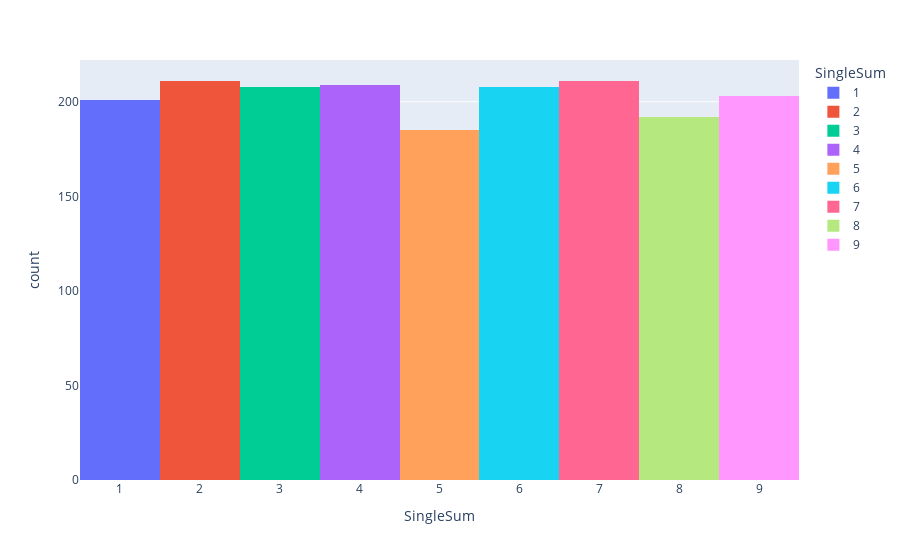

Notebook code for this chart:
### Code cell
px.histogram(
    data.sort_values("SingleSum"), 
    x="SingleSum",  
    color="SingleSum", 
    nbins=10           
)

### Figure 1 — Plotly figure (JSON) as saved in the notebook; plotly's stock layout.template omitted (floating-point values rounded to 4 significant figures; data arrays with more than 128 entries replaced by an {"elided": "..."} marker saying what was removed)
{"data": [{"alignmentgroup": "True", "bingroup": "x", "hovertemplate": "SingleSum=%{x}<br>count=%{y}<extra></extra>", "legendgroup": "1", "marker": {"color": "#636efa", "pattern": {"shape": ""}}, "name": "1", "nbinsx": 10, "offsetgroup": "1", "orientation": "v", "showlegend": true, "type": "histogram", "x": {"elided": "201 int values"}, "xaxis": "x", "yaxis": "y"}, {"alignmentgroup": "True", "bingroup": "x", "hovertemplate": "SingleSum=%{x}<br>count=%{y}<extra></extra>", "legendgroup": "2", "marker": {"color": "#EF553B", "pattern": {"shape": ""}}, "name": "2", "nbinsx": 10, "offsetgroup": "2", "orientation": "v", "showlegend": true, "type": "histogram", "x": {"elided": "211 int values"}, "xaxis": "x", "yaxis": "y"}, {"alignmentgroup": "True", "bingroup": "x", "hovertemplate": "SingleSum=%{x}<br>count=%{y}<extra></extra>", "legendgroup": "3", "marker": {"color": "#00cc96", "pattern": {"shape": ""}}, "name": "3", "nbinsx": 10, "offsetgroup": "3", "orientation": "v", "showlegend": true, "type": "histogram", "x": {"elided": "208 int values"}, "xaxis": "x", "yaxis": "y"}, {"alignmentgroup": "True", "bingroup": "x", "hovertemplate": "SingleSum=%{x}<br>count=%{y}<extra></extra>", "legendgroup": "4", "marker": {"color": "#ab63fa", "pattern": {"shape": ""}}, "name": "4", "nbinsx": 10, "offsetgroup": "4", "orientation": "v", "showlegend": true, "type": "histogram", "x": {"elided": "209 int values"}, "xaxis": "x", "yaxis": "y"}, {"alignmentgroup": "True", "bingroup": "x", "hovertemplate": "SingleSum=%{x}<br>count=%{y}<extra></extra>", "legendgroup": "5", "marker": {"color": "#FFA15A", "pattern": {"shape": ""}}, "name": "5", "nbinsx": 10, "offsetgroup": "5", "orientation": "v", "showlegend": true, "type": "histogram", "x": {"elided": "185 int values"}, "xaxis": "x", "yaxis": "y"}, {"alignmentgroup": "True", "bingroup": "x", "hovertemplate": "SingleSum=%{x}<br>count=%{y}<extra></extra>", "legendgroup": "6", "marker": {"color": "#19d3f3", "pattern": {"shape": ""}}, "name": "6", "nbinsx": 10, "offsetgroup": "6", "orientation": "v", "showlegend": true, "type": "histogram", "x": {"elided": "208 int values"}, "xaxis": "x", "yaxis": "y"}, {"alignmentgroup": "True", "bingroup": "x", "hovertemplate": "SingleSum=%{x}<br>count=%{y}<extra></extra>", "legendgroup": "7", "marker": {"color": "#FF6692", "pattern": {"shape": ""}}, "name": "7", "nbinsx": 10, "offsetgroup": "7", "orientation": "v", "showlegend": true, "type": "histogram", "x": {"elided": "211 int values"}, "xaxis": "x", "yaxis": "y"}, {"alignmentgroup": "True", "bingroup": "x", "hovertemplate": "SingleSum=%{x}<br>count=%{y}<extra></extra>", "legendgroup": "8", "marker": {"color": "#B6E880", "pattern": {"shape": ""}}, "name": "8", "nbinsx": 10, "offsetgroup": "8", "orientation": "v", "showlegend": true, "type": "histogram", "x": {"elided": "192 int values"}, "xaxis": "x", "yaxis": "y"}, {"alignmentgroup": "True", "bingroup": "x", "hovertemplate": "SingleSum=%{x}<br>count=%{y}<extra></extra>", "legendgroup": "9", "marker": {"color": "#FF97FF", "pattern": {"shape": ""}}, "name": "9", "nbinsx": 10, "offsetgroup": "9", "orientation": "v", "showlegend": true, "type": "histogram", "x": {"elided": "203 int values"}, "xaxis": "x", "yaxis": "y"}], "layout": {"barmode": "relative", "legend": {"title": {"text": "SingleSum"}, "tracegroupgap": 0}, "margin": {"t": 60}, "xaxis": {"anchor": "y", "categoryarray": [1, 2, 3, 4, 5, 6, 7, 8, 9], "categoryorder": "array", "domain": [0, 1], "title": {"text": "SingleSum"}}, "yaxis": {"anchor": "x", "domain": [0, 1], "title": {"text": "count"}}}}
